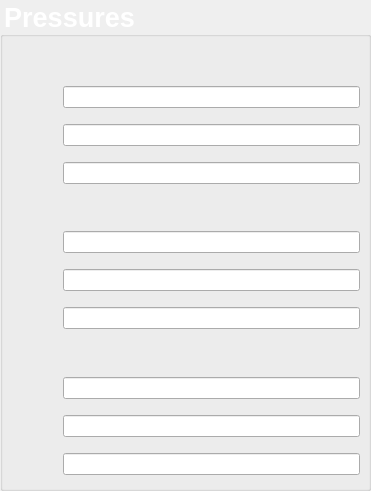
   <widget class="QGroupBox" name="groupBox_6">
    <property name="geometry">
     <rect>
      <x>770</x>
      <y>200</y>
      <width>371</width>
      <height>491</height>
     </rect>
    </property>
    <property name="font">
     <font>
      <pointsize>20</pointsize>
      <weight>75</weight>
      <bold>true</bold>
     </font>
    </property>
    <property name="styleSheet">
     <string notr="true">QGroupBox {
color: #FFFFFF;
}</string>
    </property>
    <property name="title">
     <string>Pressures</string>
    </property>
    <widget class="QWidget" name="gridLayoutWidget_6">
     <property name="geometry">
      <rect>
       <x>19</x>
       <y>49</y>
       <width>341</width>
       <height>431</height>
      </rect>
     </property>
     <layout class="QGridLayout" name="gridLayout_6">
      <item row="0" column="0">
       <widget class="caRelatedDisplay" name="carelateddisplay_4" native="true">
        <property name="label" stdset="0">
         <string notr="true"/>
        </property>
        <property name="labels" stdset="0">
         <string>Graphix FRONTEND</string>
        </property>
        <property name="files" stdset="0">
         <string>Graphix.ui</string>
        </property>
        <property name="args" stdset="0">
         <string>P=PR,D=FRONTEND;</string>
        </property>
       </widget>
      </item>
      <item row="6" column="2">
       <widget class="caLineEdit" name="calineedit_30">
        <property name="text">
         <string/>
        </property>
        <property name="alignment">
         <set>Qt::AlignCenter</set>
        </property>
        <property name="channel" stdset="0">
         <string notr="true">PR:SPECTR:SAMPLE:RP</string>
        </property>
        <property name="background" stdset="0">
         <color alpha="0">
          <red>255</red>
          <green>255</green>
          <blue>255</blue>
         </color>
        </property>
        <property name="precision" stdset="0">
         <number>3</number>
        </property>
        <property name="maxValue" stdset="0">
         <double>100.000000000000000</double>
        </property>
        <property name="minValue" stdset="0">
         <double>0.000000000000000</double>
        </property>
        <property name="unitsEnabled" stdset="0">
         <bool>true</bool>
        </property>
       </widget>
      </item>
      <item row="5" column="2">
       <widget class="caLineEdit" name="calineedit_29">
        <property name="text">
         <string/>
        </property>
        <property name="alignment">
         <set>Qt::AlignCenter</set>
        </property>
        <property name="channel" stdset="0">
         <string notr="true">PR:SPECTR:TOROID:RP</string>
        </property>
        <property name="background" stdset="0">
         <color alpha="0">
          <red>255</red>
          <green>255</green>
          <blue>255</blue>
         </color>
        </property>
        <property name="precision" stdset="0">
         <number>3</number>
        </property>
        <property name="maxValue" stdset="0">
         <double>100.000000000000000</double>
        </property>
        <property name="minValue" stdset="0">
         <double>0.000000000000000</double>
        </property>
        <property name="unitsEnabled" stdset="0">
         <bool>true</bool>
        </property>
       </widget>
      </item>
      <item row="6" column="1">
       <widget class="caLed" name="caled_6" native="true">
        <property name="minimumSize">
         <size>
          <width>32</width>
          <height>32</height>
         </size>
        </property>
        <property name="rectangular" stdset="0">
         <bool>true</bool>
        </property>
        <property name="ledWidth" stdset="0">
         <number>30</number>
        </property>
        <property name="ledHeight" stdset="0">
         <number>30</number>
        </property>
        <property name="linearGradient" stdset="0">
         <bool>true</bool>
        </property>
        <property name="channel" stdset="0">
         <string notr="true">PR:SPECTR:SAMPLE:RS</string>
        </property>
        <property name="falseColor" stdset="0">
         <color>
          <red>255</red>
          <green>0</green>
          <blue>0</blue>
         </color>
        </property>
        <property name="trueColor" stdset="0">
         <color>
          <red>0</red>
          <green>170</green>
          <blue>0</blue>
         </color>
        </property>
        <property name="trueValue" stdset="0">
         <string>OK</string>
        </property>
        <property name="falseValue" stdset="0">
         <string>Error</string>
        </property>
       </widget>
      </item>
      <item row="5" column="1">
       <widget class="caLed" name="caled_5" native="true">
        <property name="minimumSize">
         <size>
          <width>32</width>
          <height>32</height>
         </size>
        </property>
        <property name="rectangular" stdset="0">
         <bool>true</bool>
        </property>
        <property name="ledWidth" stdset="0">
         <number>30</number>
        </property>
        <property name="ledHeight" stdset="0">
         <number>30</number>
        </property>
        <property name="linearGradient" stdset="0">
         <bool>true</bool>
        </property>
        <property name="channel" stdset="0">
         <string notr="true">PR:SPECTR:TOROID:RS</string>
        </property>
        <property name="falseColor" stdset="0">
         <color>
          <red>255</red>
          <green>0</green>
          <blue>0</blue>
         </color>
        </property>
        <property name="trueColor" stdset="0">
         <color>
          <red>0</red>
          <green>170</green>
          <blue>0</blue>
         </color>
        </property>
        <property name="trueValue" stdset="0">
         <string>OK</string>
        </property>
        <property name="falseValue" stdset="0">
         <string>Error</string>
        </property>
       </widget>
      </item>
      <item row="7" column="1">
       <widget class="caLed" name="caled_7" native="true">
        <property name="minimumSize">
         <size>
          <width>32</width>
          <height>32</height>
         </size>
        </property>
        <property name="rectangular" stdset="0">
         <bool>true</bool>
        </property>
        <property name="ledWidth" stdset="0">
         <number>30</number>
        </property>
        <property name="ledHeight" stdset="0">
         <number>30</number>
        </property>
        <property name="linearGradient" stdset="0">
         <bool>true</bool>
        </property>
        <property name="channel" stdset="0">
         <string notr="true">PR:SPECTR:GRATING:RS</string>
        </property>
        <property name="falseColor" stdset="0">
         <color>
          <red>255</red>
          <green>0</green>
          <blue>0</blue>
         </color>
        </property>
        <property name="trueColor" stdset="0">
         <color>
          <red>0</red>
          <green>170</green>
          <blue>0</blue>
         </color>
        </property>
        <property name="trueValue" stdset="0">
         <string>OK</string>
        </property>
        <property name="falseValue" stdset="0">
         <string>Error</string>
        </property>
       </widget>
      </item>
      <item row="7" column="2">
       <widget class="caLineEdit" name="calineedit_31">
        <property name="text">
         <string/>
        </property>
        <property name="alignment">
         <set>Qt::AlignCenter</set>
        </property>
        <property name="channel" stdset="0">
         <string notr="true">PR:SPECTR:GRATING:RP</string>
        </property>
        <property name="background" stdset="0">
         <color alpha="0">
          <red>255</red>
          <green>255</green>
          <blue>255</blue>
         </color>
        </property>
        <property name="precision" stdset="0">
         <number>3</number>
        </property>
        <property name="maxValue" stdset="0">
         <double>100.000000000000000</double>
        </property>
        <property name="minValue" stdset="0">
         <double>0.000000000000000</double>
        </property>
        <property name="unitsEnabled" stdset="0">
         <bool>true</bool>
        </property>
       </widget>
      </item>
      <item row="9" column="0">
       <widget class="caRelatedDisplay" name="carelateddisplay_9" native="true">
        <property name="label" stdset="0">
         <string notr="true">Graphix HHG</string>
        </property>
        <property name="labels" stdset="0">
         <string>Graphix IMAGING</string>
        </property>
        <property name="files" stdset="0">
         <string>Graphix.ui</string>
        </property>
        <property name="args" stdset="0">
         <string>P=PR,D=IMAG;</string>
        </property>
       </widget>
      </item>
      <item row="4" column="0">
       <widget class="caRelatedDisplay" name="carelateddisplay_5" native="true">
        <property name="label" stdset="0">
         <string notr="true"/>
        </property>
        <property name="labels" stdset="0">
         <string>Graphix SPECTR</string>
        </property>
        <property name="files" stdset="0">
         <string>Graphix.ui</string>
        </property>
        <property name="args" stdset="0">
         <string>P=PR,D=SPECTR;</string>
        </property>
       </widget>
      </item>
      <item row="5" column="0">
       <widget class="caRelatedDisplay" name="carelateddisplay_11" native="true">
        <property name="label" stdset="0">
         <string notr="true"/>
        </property>
        <property name="labels" stdset="0">
         <string>TOROID</string>
        </property>
        <property name="files" stdset="0">
         <string>GraphixSensor.ui</string>
        </property>
        <property name="args" stdset="0">
         <string>P=PR,D=SPECTR,R=TOROID;</string>
        </property>
       </widget>
      </item>
      <item row="6" column="0">
       <widget class="caRelatedDisplay" name="carelateddisplay_12" native="true">
        <property name="label" stdset="0">
         <string notr="true"/>
        </property>
        <property name="labels" stdset="0">
         <string>SAMPLE</string>
        </property>
        <property name="files" stdset="0">
         <string>GraphixSensor.ui</string>
        </property>
        <property name="args" stdset="0">
         <string>P=PR,D=SPECTR,R=SAMPLE;</string>
        </property>
       </widget>
      </item>
      <item row="7" column="0">
       <widget class="caRelatedDisplay" name="carelateddisplay_13" native="true">
        <property name="label" stdset="0">
         <string notr="true"/>
        </property>
        <property name="labels" stdset="0">
         <string>GRATING</string>
        </property>
        <property name="files" stdset="0">
         <string>GraphixSensor.ui</string>
        </property>
        <property name="args" stdset="0">
         <string>P=PR,D=SPECTR,R=GRATING;</string>
        </property>
       </widget>
      </item>
      <item row="1" column="0">
       <widget class="caRelatedDisplay" name="carelateddisplay_14" native="true">
        <property name="label" stdset="0">
         <string notr="true"/>
        </property>
        <property name="labels" stdset="0">
         <string>HHG</string>
        </property>
        <property name="files" stdset="0">
         <string>GraphixSensor.ui</string>
        </property>
        <property name="args" stdset="0">
         <string>P=PR,D=FRONTEND,R=HHG;</string>
        </property>
       </widget>
      </item>
      <item row="2" column="0">
       <widget class="caRelatedDisplay" name="carelateddisplay_15" native="true">
        <property name="label" stdset="0">
         <string notr="true"/>
        </property>
        <property name="labels" stdset="0">
         <string>MIRROR</string>
        </property>
        <property name="files" stdset="0">
         <string>GraphixSensor.ui</string>
        </property>
        <property name="args" stdset="0">
         <string>P=PR,D=FRONTEND,R=MIRROR;</string>
        </property>
       </widget>
      </item>
      <item row="3" column="0">
       <widget class="caRelatedDisplay" name="carelateddisplay_16" native="true">
        <property name="label" stdset="0">
         <string notr="true"/>
        </property>
        <property name="labels" stdset="0">
         <string>REFERENCE</string>
        </property>
        <property name="files" stdset="0">
         <string>GraphixSensor.ui</string>
        </property>
        <property name="args" stdset="0">
         <string>P=PR,D=FRONTEND,R=REFERENCE;</string>
        </property>
       </widget>
      </item>
      <item row="1" column="1">
       <widget class="caLed" name="caled_8" native="true">
        <property name="minimumSize">
         <size>
          <width>32</width>
          <height>32</height>
         </size>
        </property>
        <property name="rectangular" stdset="0">
         <bool>true</bool>
        </property>
        <property name="ledWidth" stdset="0">
         <number>30</number>
        </property>
        <property name="ledHeight" stdset="0">
         <number>30</number>
        </property>
        <property name="linearGradient" stdset="0">
         <bool>true</bool>
        </property>
        <property name="channel" stdset="0">
         <string notr="true">PR:FRONTEND:HHG:RS</string>
        </property>
        <property name="falseColor" stdset="0">
         <color>
          <red>255</red>
          <green>0</green>
          <blue>0</blue>
         </color>
        </property>
        <property name="trueColor" stdset="0">
         <color>
          <red>0</red>
          <green>170</green>
          <blue>0</blue>
         </color>
        </property>
        <property name="trueValue" stdset="0">
         <string>OK</string>
        </property>
        <property name="falseValue" stdset="0">
         <string>Error</string>
        </property>
       </widget>
      </item>
      <item row="1" column="2">
       <widget class="caLineEdit" name="calineedit_32">
        <property name="text">
         <string/>
        </property>
        <property name="alignment">
         <set>Qt::AlignCenter</set>
        </property>
        <property name="channel" stdset="0">
         <string notr="true">PR:FRONTEND:HHG:RP</string>
        </property>
        <property name="background" stdset="0">
         <color alpha="0">
          <red>255</red>
          <green>255</green>
          <blue>255</blue>
         </color>
        </property>
        <property name="precision" stdset="0">
         <number>3</number>
        </property>
        <property name="maxValue" stdset="0">
         <double>100.000000000000000</double>
        </property>
        <property name="minValue" stdset="0">
         <double>0.000000000000000</double>
        </property>
        <property name="unitsEnabled" stdset="0">
         <bool>true</bool>
        </property>
       </widget>
      </item>
      <item row="2" column="2">
       <widget class="caLineEdit" name="calineedit_33">
        <property name="text">
         <string/>
        </property>
        <property name="alignment">
         <set>Qt::AlignCenter</set>
        </property>
        <property name="channel" stdset="0">
         <string notr="true">PR:FRONTEND:MIRROR:RP</string>
        </property>
        <property name="background" stdset="0">
         <color alpha="0">
          <red>255</red>
          <green>255</green>
          <blue>255</blue>
         </color>
        </property>
        <property name="precision" stdset="0">
         <number>3</number>
        </property>
        <property name="maxValue" stdset="0">
         <double>100.000000000000000</double>
        </property>
        <property name="minValue" stdset="0">
         <double>0.000000000000000</double>
        </property>
        <property name="unitsEnabled" stdset="0">
         <bool>true</bool>
        </property>
       </widget>
      </item>
      <item row="3" column="2">
       <widget class="caLineEdit" name="calineedit_34">
        <property name="text">
         <string/>
        </property>
        <property name="alignment">
         <set>Qt::AlignCenter</set>
        </property>
        <property name="channel" stdset="0">
         <string notr="true">PR:FRONTEND:REFERENCE:RP</string>
        </property>
        <property name="background" stdset="0">
         <color alpha="0">
          <red>255</red>
          <green>255</green>
          <blue>255</blue>
         </color>
        </property>
        <property name="precision" stdset="0">
         <number>3</number>
        </property>
        <property name="maxValue" stdset="0">
         <double>100.000000000000000</double>
        </property>
        <property name="minValue" stdset="0">
         <double>0.000000000000000</double>
        </property>
        <property name="unitsEnabled" stdset="0">
         <bool>true</bool>
        </property>
       </widget>
      </item>
      <item row="2" column="1">
       <widget class="caLed" name="caled_9" native="true">
        <property name="minimumSize">
         <size>
          <width>32</width>
          <height>32</height>
         </size>
        </property>
        <property name="rectangular" stdset="0">
         <bool>true</bool>
        </property>
        <property name="ledWidth" stdset="0">
         <number>30</number>
        </property>
        <property name="ledHeight" stdset="0">
         <number>30</number>
        </property>
        <property name="linearGradient" stdset="0">
         <bool>true</bool>
        </property>
        <property name="channel" stdset="0">
         <string notr="true">PR:FRONTEND:MIRROR:RS</string>
        </property>
        <property name="falseColor" stdset="0">
         <color>
          <red>255</red>
          <green>0</green>
          <blue>0</blue>
         </color>
        </property>
        <property name="trueColor" stdset="0">
         <color>
          <red>0</red>
          <green>170</green>
          <blue>0</blue>
         </color>
        </property>
        <property name="trueValue" stdset="0">
         <string>OK</string>
        </property>
        <property name="falseValue" stdset="0">
         <string>Error</string>
        </property>
       </widget>
      </item>
      <item row="3" column="1">
       <widget class="caLed" name="caled_10" native="true">
        <property name="minimumSize">
         <size>
          <width>32</width>
          <height>32</height>
         </size>
        </property>
        <property name="rectangular" stdset="0">
         <bool>true</bool>
        </property>
        <property name="ledWidth" stdset="0">
         <number>30</number>
        </property>
        <property name="ledHeight" stdset="0">
         <number>30</number>
        </property>
        <property name="linearGradient" stdset="0">
         <bool>true</bool>
        </property>
        <property name="channel" stdset="0">
         <string notr="true">PR:FRONTEND:REFERENCE:RS</string>
        </property>
        <property name="falseColor" stdset="0">
         <color>
          <red>255</red>
          <green>0</green>
          <blue>0</blue>
         </color>
        </property>
        <property name="trueColor" stdset="0">
         <color>
          <red>0</red>
          <green>170</green>
          <blue>0</blue>
         </color>
        </property>
        <property name="trueValue" stdset="0">
         <string>OK</string>
        </property>
        <property name="falseValue" stdset="0">
         <string>Error</string>
        </property>
       </widget>
      </item>
      <item row="10" column="0">
       <widget class="caRelatedDisplay" name="carelateddisplay_17" native="true">
        <property name="label" stdset="0">
         <string notr="true"/>
        </property>
        <property name="labels" stdset="0">
         <string>SENS1</string>
        </property>
        <property name="files" stdset="0">
         <string>GraphixSensor.ui</string>
        </property>
        <property name="args" stdset="0">
         <string>P=PR,D=IMAG,R=SENS1;</string>
        </property>
       </widget>
      </item>
      <item row="11" column="0">
       <widget class="caRelatedDisplay" name="carelateddisplay_18" native="true">
        <property name="label" stdset="0">
         <string notr="true"/>
        </property>
        <property name="labels" stdset="0">
         <string>SENS2</string>
        </property>
        <property name="files" stdset="0">
         <string>GraphixSensor.ui</string>
        </property>
        <property name="args" stdset="0">
         <string>P=PR,D=IMAG,R=SENS2;</string>
        </property>
       </widget>
      </item>
      <item row="12" column="0">
       <widget class="caRelatedDisplay" name="carelateddisplay_19" native="true">
        <property name="label" stdset="0">
         <string notr="true"/>
        </property>
        <property name="labels" stdset="0">
         <string>SENS3</string>
        </property>
        <property name="files" stdset="0">
         <string>GraphixSensor.ui</string>
        </property>
        <property name="args" stdset="0">
         <string>P=PR,D=IMAG,R=SENS3;</string>
        </property>
       </widget>
      </item>
      <item row="10" column="1">
       <widget class="caLed" name="caled_11" native="true">
        <property name="minimumSize">
         <size>
          <width>32</width>
          <height>32</height>
         </size>
        </property>
        <property name="rectangular" stdset="0">
         <bool>true</bool>
        </property>
        <property name="ledWidth" stdset="0">
         <number>30</number>
        </property>
        <property name="ledHeight" stdset="0">
         <number>30</number>
        </property>
        <property name="linearGradient" stdset="0">
         <bool>true</bool>
        </property>
        <property name="channel" stdset="0">
         <string notr="true">PR:IMAG:SENS1:RS</string>
        </property>
        <property name="falseColor" stdset="0">
         <color>
          <red>255</red>
          <green>0</green>
          <blue>0</blue>
         </color>
        </property>
        <property name="trueColor" stdset="0">
         <color>
          <red>0</red>
          <green>170</green>
          <blue>0</blue>
         </color>
        </property>
        <property name="trueValue" stdset="0">
         <string>OK</string>
        </property>
        <property name="falseValue" stdset="0">
         <string>Error</string>
        </property>
       </widget>
      </item>
      <item row="11" column="1">
       <widget class="caLed" name="caled_12" native="true">
        <property name="minimumSize">
         <size>
          <width>32</width>
          <height>32</height>
         </size>
        </property>
        <property name="rectangular" stdset="0">
         <bool>true</bool>
        </property>
        <property name="ledWidth" stdset="0">
         <number>30</number>
        </property>
        <property name="ledHeight" stdset="0">
         <number>30</number>
        </property>
        <property name="linearGradient" stdset="0">
         <bool>true</bool>
        </property>
        <property name="channel" stdset="0">
         <string notr="true">PR:IMAG:SENS2:RS</string>
        </property>
        <property name="falseColor" stdset="0">
         <color>
          <red>255</red>
          <green>0</green>
          <blue>0</blue>
         </color>
        </property>
        <property name="trueColor" stdset="0">
         <color>
          <red>0</red>
          <green>170</green>
          <blue>0</blue>
         </color>
        </property>
        <property name="trueValue" stdset="0">
         <string>OK</string>
        </property>
        <property name="falseValue" stdset="0">
         <string>Error</string>
        </property>
       </widget>
      </item>
      <item row="12" column="1">
       <widget class="caLed" name="caled_13" native="true">
        <property name="minimumSize">
         <size>
          <width>32</width>
          <height>32</height>
         </size>
        </property>
        <property name="rectangular" stdset="0">
         <bool>true</bool>
        </property>
        <property name="ledWidth" stdset="0">
         <number>30</number>
        </property>
        <property name="ledHeight" stdset="0">
         <number>30</number>
        </property>
        <property name="linearGradient" stdset="0">
         <bool>true</bool>
        </property>
        <property name="channel" stdset="0">
         <string notr="true">PR:IMAG:SENS3:RS</string>
        </property>
        <property name="falseColor" stdset="0">
         <color>
          <red>255</red>
          <green>0</green>
          <blue>0</blue>
         </color>
        </property>
        <property name="trueColor" stdset="0">
         <color>
          <red>0</red>
          <green>170</green>
          <blue>0</blue>
         </color>
        </property>
        <property name="trueValue" stdset="0">
         <string>OK</string>
        </property>
        <property name="falseValue" stdset="0">
         <string>Error</string>
        </property>
       </widget>
      </item>
      <item row="10" column="2">
       <widget class="caLineEdit" name="calineedit_36">
        <property name="text">
         <string/>
        </property>
        <property name="alignment">
         <set>Qt::AlignCenter</set>
        </property>
        <property name="channel" stdset="0">
         <string notr="true">PR:IMAG:SENS1:RP</string>
        </property>
        <property name="background" stdset="0">
         <color alpha="0">
          <red>255</red>
          <green>255</green>
          <blue>255</blue>
         </color>
        </property>
        <property name="precision" stdset="0">
         <number>3</number>
        </property>
        <property name="maxValue" stdset="0">
         <double>100.000000000000000</double>
        </property>
        <property name="minValue" stdset="0">
         <double>0.000000000000000</double>
        </property>
        <property name="unitsEnabled" stdset="0">
         <bool>true</bool>
        </property>
       </widget>
      </item>
      <item row="11" column="2">
       <widget class="caLineEdit" name="calineedit_37">
        <property name="text">
         <string/>
        </property>
        <property name="alignment">
         <set>Qt::AlignCenter</set>
        </property>
        <property name="channel" stdset="0">
         <string notr="true">PR:IMAG:SENS2:RP</string>
        </property>
        <property name="background" stdset="0">
         <color alpha="0">
          <red>255</red>
          <green>255</green>
          <blue>255</blue>
         </color>
        </property>
        <property name="precision" stdset="0">
         <number>3</number>
        </property>
        <property name="maxValue" stdset="0">
         <double>100.000000000000000</double>
        </property>
        <property name="minValue" stdset="0">
         <double>0.000000000000000</double>
        </property>
        <property name="unitsEnabled" stdset="0">
         <bool>true</bool>
        </property>
       </widget>
      </item>
      <item row="12" column="2">
       <widget class="caLineEdit" name="calineedit_38">
        <property name="text">
         <string/>
        </property>
        <property name="alignment">
         <set>Qt::AlignCenter</set>
        </property>
        <property name="channel" stdset="0">
         <string notr="true">PR:IMAG:SENS3:RP</string>
        </property>
        <property name="background" stdset="0">
         <color alpha="0">
          <red>255</red>
          <green>255</green>
          <blue>255</blue>
         </color>
        </property>
        <property name="precision" stdset="0">
         <number>3</number>
        </property>
        <property name="maxValue" stdset="0">
         <double>100.000000000000000</double>
        </property>
        <property name="minValue" stdset="0">
         <double>0.000000000000000</double>
        </property>
        <property name="unitsEnabled" stdset="0">
         <bool>true</bool>
        </property>
       </widget>
      </item>
     </layout>
    </widget>
   </widget>
